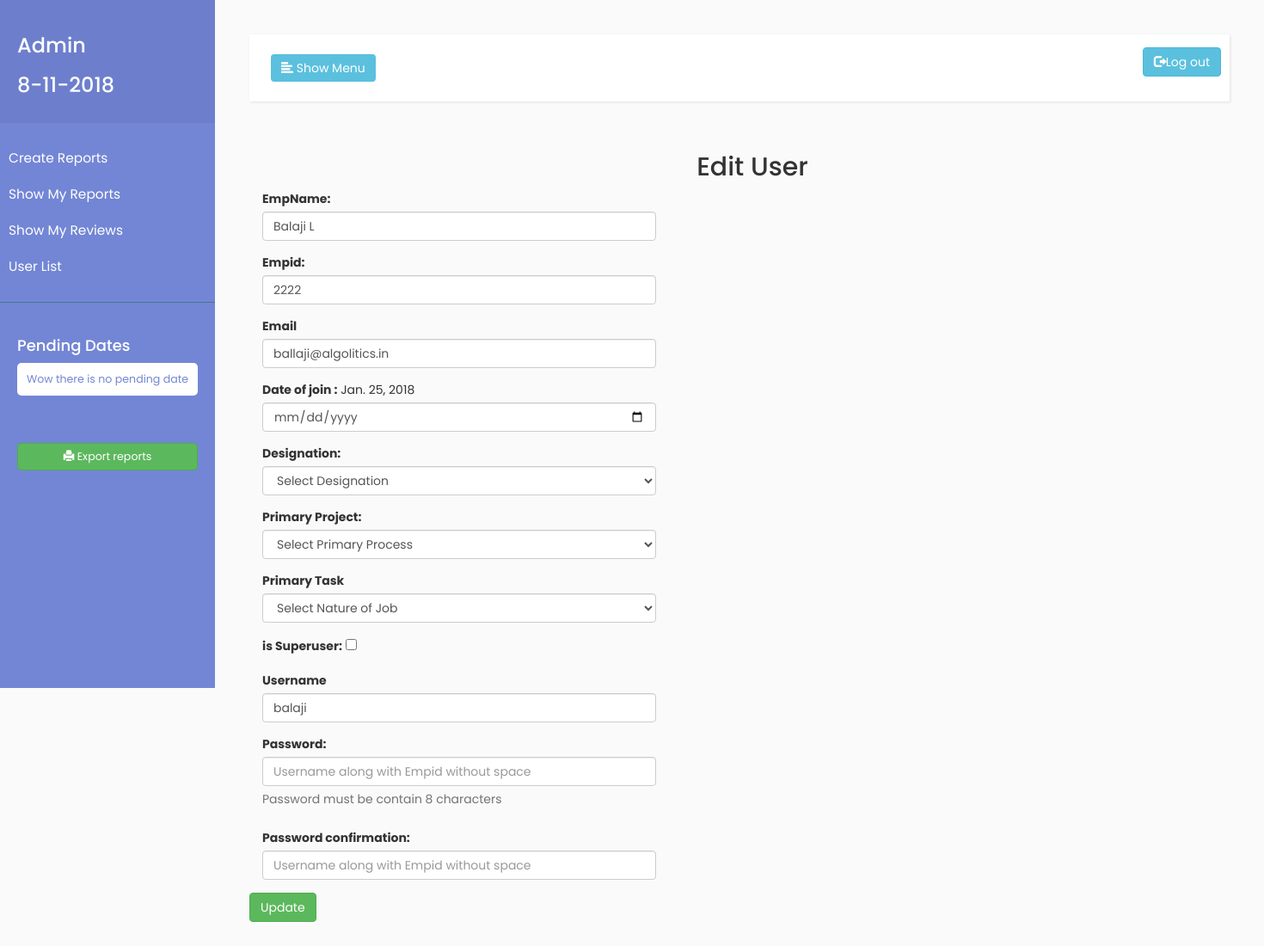
Page /useredit/2222 (signed in) on the committed database.
### report/models.py (models this page shows, shortened)
class CustomUser(AbstractUser):
    objects         = CustomUserManager()
    id              = models.AutoField(primary_key=True)
    primary_project = models.CharField(max_length=250)
    Empid           = models.IntegerField()
    EmpName         = models.CharField(max_length=250)
    date_join       = models.DateField(blank=True, null=True)
    primary_process = models.CharField(max_length=250)
    processwillInclude = models.CharField(blank=True, max_length=250)
    Designation = models.CharField(blank=True, max_length=250, null=True)

### report/views.py (the view, shortened to what this page needs)
# urls.py: url(r'^useredit/(?P<eid>\d+)$', views.edit_user, name='edit_user'),
def edit_user(request,eid):
    if request.user.is_authenticated:
        result_set = get_object_or_404(CustomUser, Empid=eid)
        form = CustomUserCreationForm(instance=result_set)
        return render(request, 'users/edit_user.html',{'form':form})

### report/forms.py
class CustomUserCreationForm(UserCreationForm):
    class Meta(UserCreationForm.Meta):
        model = CustomUser
        fields = ('username', 'email','primary_project','Empid','EmpName','date_join',
                  'primary_process','is_superuser', 'Designation')

### report/templates/users/edit_user.html (shortened to what this page needs)
{% extends 'base.html'%}
{% block content %}
  {% if user.is_superuser %}
  <div class="container">
	  <form method="post">
	  <h2 align="center">Edit User</h2>
          <div class="form-group row"><div class="col-xs-5">
		<label for="id_EmpName">EmpName:</label>
		<input type="text" class="form-control" name="EmpName" id="id_EmpName" required maxlength="250" value="{{form.EmpName.value}}" >
		</div></div>
		<div class="form-group row"><div class="col-xs-5">
		<label for="id_Empid">Empid:</label>
		 <input type="number" class="form-control" name="Empid" id="id_Empid" required value="{{form.Empid.value}}">
		</div></div>
           <div class="form-group row"><div class="col-xs-5">
		<label for="id_email">Email </label>
	    <input type="email" class="form-control" name="email" id="id_email" maxlength="254" required value="{{form.email.value}}">
		</div></div>
		<div class="form-group row"><div class="col-xs-5">
		<label for="id_date_join">Date of join :</label> {{form.date_join.value}}
		 <input type="date" class="form-control" name="date_join" id="id_date_join"  required>
		</div></div>
                <div class="form-group row"><div class="col-xs-5">
		<label for="id_Designation">Designation:</label>
		<select class="form-control" name="Designation" id="id_Designation" required>
                <option value= "" selected disable hidden>Select Designation</option>
                </select>
		</div></div>
		<div class="form-group row"><div class="col-xs-5">
		<label for="id_primary_process">Primary Project:</label>
		<select class="form-control" name="primary_process" id="id_primary_process" required>
                <option value= "" selected disable hidden>Select Primary Process</option>
                </select>
		</div></div>
                <div class="form-group row"><div class="col-xs-5">
		<label for="id_primary_project">Primary Task</label>
		 <select class="form-control" name="primary_project" id="id_primary_project" required>
                    <option value= "" selected disable hidden>Select Nature of Job</option>
                 </select>
		</div></div>
			<div class="form-group">
			<label for="id_is_superuser">is Superuser:</label>
			<input type="checkbox"  name="is_superuser" id="id_is_superuser">
			</div>
			<div class="form-group row">
				<div class="col-xs-5">
			  	<label for="id_username">Username</label>
			  	<input type="text" class="form-control" name="username" id="id_username" required  maxlength="150" placeholder = "Username with @anddomainname of user's mailid" value="{{form.username.value}}">
				</div></div>
			<div class="form-group row"><div class="col-xs-5">
			<label for="id_password1">Password:</label>
			<input type="password" class="form-control" name="password1" id="id_password1" required placeholder = "Username along with Empid without space">
			<span class="help-block">Password must be contain 8 characters</span>
			</div></div>
			<div class="form-group row"><div class="col-xs-5">
			<label for="id_password2">Password confirmation:</label>
			<input type="password" class="form-control" name="password2" id="id_password2" required placeholder = "Username along with Empid without space">
			</div></div>
			<div class="row">
			 <button type="submit"  class="btn btn-success">Update</button></div>
	  	</form>
	</div>
  {% elif user.is_active %}
	<h1>You are customer user</h1>
	{% else %}
<p> you are not superuser login as supper user to create users</p>
<p><a href="{% url 'login' %}"> Log In </a></p>
{% endif %}
{%endblock%}

### templates/base.html (shortened to what this page needs)
{% load static %}
<!DOCTYPE html>
<html>
    <head>
        <link href="{% static 'css/bootstrap.min.css' %}" rel="stylesheet" type= "image/gif" size = "16x16">
        <link rel="stylesheet" href="https://maxcdn.bootstrapcdn.com/bootstrap/3.3.7/css/bootstrap.min.css">
        <link href="{% static 'css/style2.css' %}" rel="stylesheet">
        <link rel="stylesheet" href="https://cdnjs.cloudflare.com/ajax/libs/malihu-custom-scrollbar-plugin/3.1.5/jquery.mCustomScrollbar.min.css">
    </head>
    <body>
        <div class="wrapper">
            <nav id="sidebar">
                <div class="sidebar-header">
                    <h3>{{ user.username|title }}</h3>
					<h3 id="today_date"></h3>
                </div>
                <ul class="list-unstyled components">
                	<li>
                       <a href="/reports">Create Reports</a>
                    </li>
                    <li>
                       <a href="/reportlist">Show My Reports</a>
                    </li>
                    <li>
                       <a href="/reviewlist">Show My Reviews</a>
                    </li>
                    {% if user.is_superuser %}
                    <li>
                        <a href="/userlist">User List</a>
                    </li>
                    {% endif %}
                </ul>
                <ul class="list-unstyled CTAs">
                	{% if 'userlist' not in request.path%}
                		{%if 'signup' not in request.path%}
                		 {%if 'editreports' not in request.path%}
                		 {%if 'export' not in request.path%}
		                	<h4>Pending Dates</h4>
		                    {%for date in dates%}
		                    <li><a class="download">{{date.weekday}}</a></li>
		                    {% empty %}
		                     <li><a class="download">Wow there is no pending date</a></li>
		                    {%endfor%}
		                 {% endif %}
		                 {% endif %}
		                {% endif %}
                    {% endif %}
                </ul>
                <ul class="list-unstyled CTAs">
                	{% if user.is_superuser %}
                    <a href="{% url 'export_users_xls' %}" class="btn btn-success btn-md">
			          <span class="glyphicon glyphicon-print"></span> Export reports
			        </a>
                    {% endif %}
                </ul>
            </nav>
            <div id="content">
                <nav class="navbar navbar-default">
                    <div class="container-fluid">
                        <div class="navbar-header">
                            <button type="button" id="sidebarCollapse" class="btn btn-info navbar-btn">
                                <i class="glyphicon glyphicon-align-left"></i>
                                <span>Show Menu</span>
                            </button>
                        </div>
						<div class="navbar-header navbar-right">
                            <ul class="nav navbar-nav navbar-right">
                                <a href="/logout" class="btn btn-info btn-md">
						        <span class="glyphicon glyphicon-log-out"></span>Log out</a>
                            </ul>
                        </div>
                    </div>
                </nav>
				{% block content %}
		    	{% endblock %}
            </div>
        </div>
    </body>
</html>

### static/css/style2.css (style rules this page uses)
body { font-family: 'Poppins', sans-serif; background: #fafafa; }
a, a:hover, a:focus { color: inherit; text-decoration: none; transition: all 0.3s; }
.navbar { padding: 15px 10px; background: #fff; border: none; border-radius: 0; margin-bottom: 40px; box-shadow: 1px 1px 3px rgba(0, 0, 0, 0.1); }
.navbar-btn { box-shadow: none; outline: none !important; border: none; }
#sidebar { width: 250px; position: fixed; top: 0; left: 0; height: 100vh; z-index: 999; background: #7386D5; color: #fff; transition: all 0.3s; }
#sidebar .sidebar-header { padding: 20px; background: #6d7fcc; }
#sidebar ul.components { padding: 20px 0; border-bottom: 1px solid #47748b; }
#sidebar ul li a { padding: 10px; font-size: 1.1em; display: block; }
ul.CTAs { padding: 20px; }
ul.CTAs a { text-align: center; font-size: 0.9em !important; display: block; border-radius: 5px; margin-bottom: 5px; }
a.download { background: #fff; color: #7386D5; }
#content { width: calc(100% - 250px); padding: 40px; min-height: 100vh; transition: all 0.3s; position: absolute; top: 0; right: 0; }

### rows in the picture
CustomUser: username "Admin"
CustomUser: EmpName "Balaji L", email "ballaji@algolitics.in", date_join.value "Jan. 25, 2018", username "balaji"
